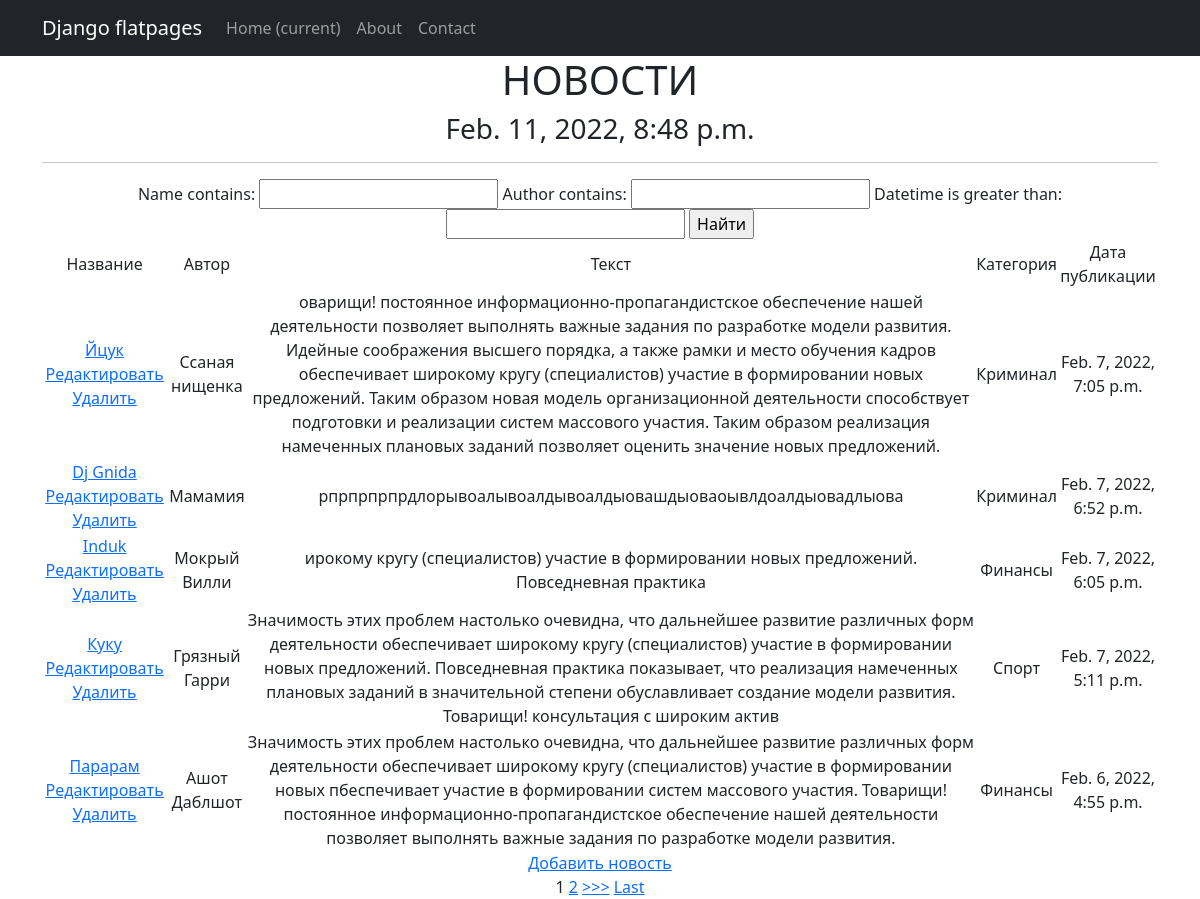
Page /news/ on the committed database.
### newapp/models.py (models this page shows, shortened)
class New(models.Model):
    name = models.CharField(max_length=100)
    author = models.CharField(max_length=100)
    text = models.TextField()
    datetime = models.DateTimeField(auto_now_add=True)
    category = models.ForeignKey(
        to='Category',
        on_delete=models.CASCADE,
        related_name='news',
    )

class Category(models.Model):
    name = models.CharField(max_length=64)
    def __str__(self):
        return f'{self.name.title()}'

### newapp/views.py (the view)
# urls.py: path('', NewList.as_view()),
class NewList(ListView):
    model = New
    template_name = 'New_list.html'
    context_object_name = 'news'
    ordering = ['-datetime']
    paginate_by = 5
    def get_filter(self):
        return NewFilter(self.request.GET, queryset=super().get_queryset())
    def get_queryset(self):
        return self.get_filter().qs
    def get_context_data(self, *args, **kwargs):
        return {
            **super().get_context_data(*args, **kwargs),
            'filter': self.get_filter(),
            'time_now': datetime.utcnow(),
            'form': NewForm()
        }

### newapp/forms.py
class NewForm(ModelForm):
    class Meta:
        model = New
        fields = ['name', 'author', 'text', 'category']

### templates/New_list.html (shortened to what this page needs)
{% extends 'flatpages/default.html' %}
{% block content %}
    <h1>НОВОСТИ</h1>
    <h3>{{ time_now }}</h3>
    <hr>
    {% if news %}
<form method="GET">
    {{ filter.form }}
    <input type="submit" value="Найти">
</form>
        <table>
            <tr>
                <td>
                    Название
                </td>
                <td>
                    Автор
                </td>
                <td>
                    Текст
                </td>
                <td>
                    Категория
                </td>
                <td>
                    Дата публикации
                </td>
            </tr>
        {% for new in news %}
            <tr>
                <td>
                    <a href="{% url 'news_detail' new.id %}">{{ new.name|title }}</a>
                    <a href="{% url 'news_update' new.id %}"><u>Редактировать</u></a>
                    <a href="{% url 'news_delete' new.id %}"><u> Удалить </u></a>
                </td>
                <td>
                    {{ new.author }}
                </td>
                <td>
                    {{ new.text }}
                </td>
                <td>
                    {{ new.category }}
                </td>
                <td>
                    {{ new.datetime }}
                </td>
            </tr>
        {% endfor %}
        </table>
    {% else %}
    <h2>Новостей нет!</h2>
    {% endif %}
<a href="{% url 'news_create' %}">Добавить новость</a> <br>
{% if is_paginated %}
    {% for num in page_obj.paginator.page_range %}
        {% if page_obj.number == num %}
            <a>{{ num }}</a>
        {% elif num > page_obj.number|add:'-3' and num < page_obj.number|add:'3' %}
            <a href="?page={{ num }}">{{ num }}</a>
        {% endif %}
    {% endfor %}
    {% if page_obj.has_next %}
        <a href="?page={{ page_obj.next_page_number }}">>>></a>
        <a href="?page={{ page_obj.paginator.num_pages }}">Last</a>
    {% endif %}
{% endif %}
{% endblock content %}

### templates/flatpages/default.html (shortened to what this page needs)
  <!DOCTYPE html>
<html lang="en">
    <head>
        {% load static %}
        <link href="{% static 'css/styles.css' %}" rel="stylesheet" />
    </head>
    <body>
<nav class="navbar navbar-expand-lg navbar-dark bg-dark static-top">
   <div class="container">
       <a class="navbar-brand" href="#">Django flatpages</a>
       <div class="collapse navbar-collapse" id="navbarResponsive">
           <ul class="navbar-nav ml-auto">
               <li class="nav-item active">
                   <a class="nav-link" href="#">Home
                       <span class="sr-only">(current)</span>
                   </a>
               </li>
               <li class="nav-item">
                   <a class="nav-link" href="/about/">About</a>
               </li>
               <li class="nav-item">
                   <a class="nav-link" href="/contacts/">Contact</a>
               </li>
           </ul>
       </div>
   </div>
</nav>
        <div class="container">
            <div class="row">
                <div class="col-lg-12 text-center">
                {% block content %}{% endblock content %}
                </div>
            </div>
        </div>
    </body>
</html>

### rows in the picture
New: name "Йцук", author "Ссаная нищенка", text "оварищи! постоянное информационно-пропагандистское обеспечение нашей деятельности позволяет выполнять важные задания по разработке модели развития. Идейные соображения высшего порядка, а также рамки и место обучения кадров обеспечивает широкому кругу (специалистов) участие в формировании новых предложений. Таким образом новая модель организационной деятельности способствует подготовки и реализации систем массового участия. Таким образом реализация намеченных плановых заданий позволяет оценить значение новых предложений.", category "Криминал", datetime "Feb. 7, 2022, 7:05 p.m."
New: name "Dj Gnida", author "Мамамия", text "рпрпрпрпрдлорывоалывоалдывоалдыовашдыоваоывлдоалдыовадлыова", category "Криминал", datetime "Feb. 7, 2022, 6:52 p.m."
New: name "Induk", author "Мокрый Вилли", text "ирокому кругу (специалистов) участие в формировании новых предложений. Повседневная практика", category "Финансы", datetime "Feb. 7, 2022, 6:05 p.m."
New: name "Куку", author "Грязный Гарри", text "Значимость этих проблем настолько очевидна, что дальнейшее развитие различных форм деятельности обеспечивает широкому кругу (специалистов) участие в формировании новых предложений. Повседневная практика показывает, что реализация намеченных плановых заданий в значительной степени обуславливает создание модели развития. Товарищи! консультация с широким актив", category "Спорт", datetime "Feb. 7, 2022, 5:11 p.m."
New: name "Парарам", author "Ашот Даблшот", text "Значимость этих проблем настолько очевидна, что дальнейшее развитие различных форм деятельности обеспечивает широкому кругу (специалистов) участие в формировании новых пбеспечивает участие в формировании систем массового участия. Товарищи! постоянное информационно-пропагандистское обеспечение нашей деятельности позволяет выполнять важные задания по разработке модели развития.", category "Финансы", datetime "Feb. 6, 2022, 4:55 p.m."

### other values in the picture
{{ num }} "1"
{{ num }} "2"
